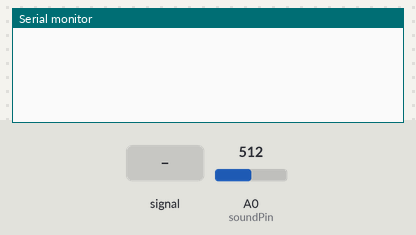
Bench run of a sketch on a simulated Arduino Uno, built with avr-gcc and run on an emulated ATmega328P. Shown: the last lines printed to the serial monitor. The inputs (shaded band) are chosen by the test bench; at power-on: A0 (soundPin) = 512.

Above: at 1.2 s.
1.3 s: A0 (soundPin) fed a 200 Hz sine of ±81 counts around its level
At 2.1 s:
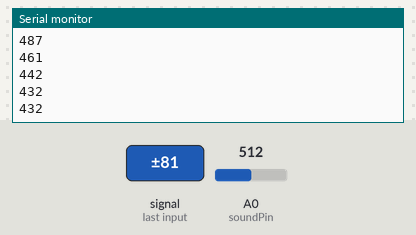
2.8 s: A0 (soundPin) set to 716
At 3.7 s:
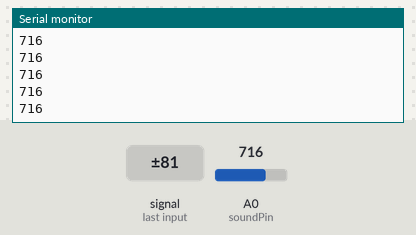
4.3 s: A0 (soundPin) fed a 1000 Hz sine of ±255 counts around its level
5.8 s: A0 (soundPin) set to 900
At 6.8 s:
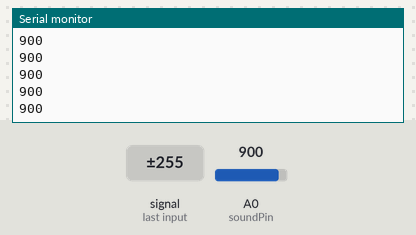
Timing chart, 0 to 8.3 s (numbered marks = the images above; inputs shaded):
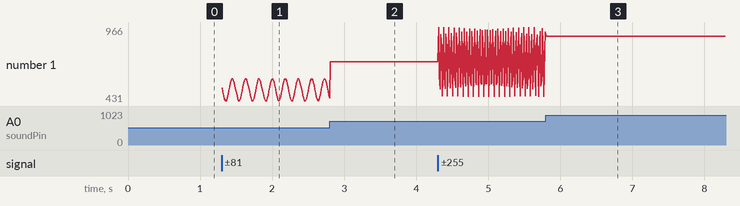

The sketch:

soundTest.ino
```cpp
/**********************************************************************************************************
 * Testing whether I get better sound values using analogRead
 **********************************************************************************************************/


int soundPin = A0;
int sensorValue = 0;
int initialSensorValue = 0;
int baseSensorValue = 0;
int samples = 20;


void setup ()
{
Serial.begin (9600);
for(int i = 0; i < samples; i++) {
  initialSensorValue += analogRead (soundPin);
}
baseSensorValue = initialSensorValue/samples;
}

void loop ()
{
sensorValue = analogRead (soundPin);
if(sensorValue - baseSensorValue > 2 || sensorValue - baseSensorValue < -2) {
  Serial.println (sensorValue);
}

delay (10);
}
```

Measured:
- after the input at 1.3 s, the serial monitor: prints a new line at once (image 1)
- plotted number 1: 716 → 931 after the input at 4.3 s
